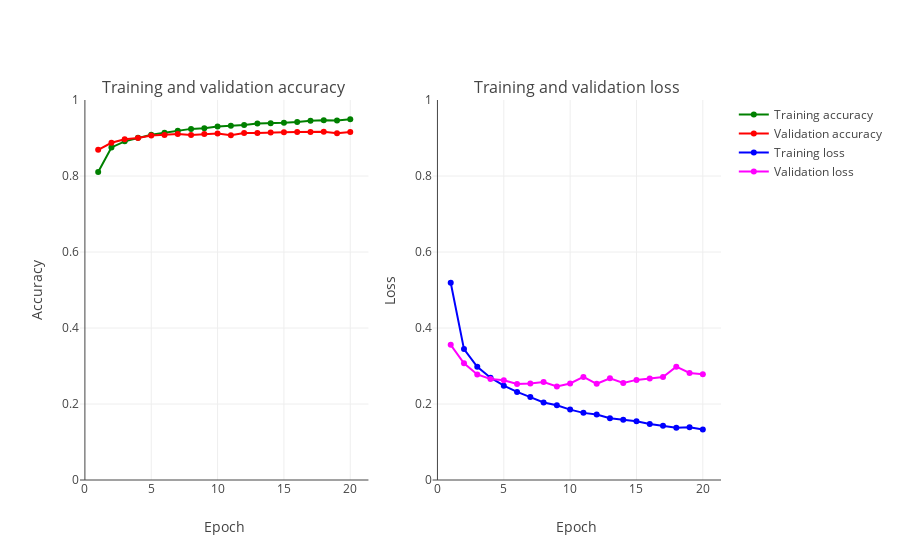

Notebook code for this chart:
### Code cell
plot_accuracy_and_loss(train_model)

### Figure 1 — Plotly figure (JSON) as saved in the notebook; plotly's stock layout.template omitted (floating-point values rounded to 4 significant figures)
{"data": [{"marker": {"color": "Green"}, "mode": "markers+lines", "name": "Training accuracy", "text": ["1", "2", "3", "4", "5", "6", "7", "8", "9", "10", "11", "12", "13", "14", "15", "16", "17", "18", "19", "20"], "type": "scatter", "uid": "cf89190f-cfc0-4e1c-bdea-c0e9323b4d45", "x": [1, 2, 3, 4, 5, 6, 7, 8, 9, 10, 11, 12, 13, 14, 15, 16, 17, 18, 19, 20], "xaxis": "x", "y": [0.8103, 0.8751, 0.8912, 0.9006, 0.9085, 0.9137, 0.919, 0.924, 0.9257, 0.9303, 0.9323, 0.9343, 0.9384, 0.939, 0.9402, 0.9424, 0.9457, 0.9466, 0.9463, 0.9491], "yaxis": "y"}, {"marker": {"color": "Red"}, "mode": "markers+lines", "name": "Validation accuracy", "text": ["1", "2", "3", "4", "5", "6", "7", "8", "9", "10", "11", "12", "13", "14", "15", "16", "17", "18", "19", "20"], "type": "scatter", "uid": "1df7e850-4745-47be-a397-ee5dd404d86e", "x": [1, 2, 3, 4, 5, 6, 7, 8, 9, 10, 11, 12, 13, 14, 15, 16, 17, 18, 19, 20], "xaxis": "x", "y": [0.8688, 0.8874, 0.8969, 0.9001, 0.9064, 0.9078, 0.9104, 0.908, 0.9107, 0.9116, 0.9074, 0.9132, 0.913, 0.9146, 0.9149, 0.9157, 0.9159, 0.9167, 0.9126, 0.9155], "yaxis": "y"}, {"marker": {"color": "Blue"}, "mode": "markers+lines", "name": "Training loss", "text": ["1", "2", "3", "4", "5", "6", "7", "8", "9", "10", "11", "12", "13", "14", "15", "16", "17", "18", "19", "20"], "type": "scatter", "uid": "ad0adf1b-8bf6-4186-8473-433086ab98a7", "x": [1, 2, 3, 4, 5, 6, 7, 8, 9, 10, 11, 12, 13, 14, 15, 16, 17, 18, 19, 20], "xaxis": "x2", "y": [0.519, 0.3445, 0.2979, 0.2693, 0.2482, 0.2319, 0.2181, 0.2041, 0.1968, 0.1853, 0.1767, 0.1722, 0.1627, 0.1587, 0.1544, 0.1475, 0.1426, 0.1378, 0.1389, 0.133], "yaxis": "y2"}, {"marker": {"color": "Magenta"}, "mode": "markers+lines", "name": "Validation loss", "text": ["1", "2", "3", "4", "5", "6", "7", "8", "9", "10", "11", "12", "13", "14", "15", "16", "17", "18", "19", "20"], "type": "scatter", "uid": "ba6a0d87-bb8e-46c7-a974-31a4756d9caf", "x": [1, 2, 3, 4, 5, 6, 7, 8, 9, 10, 11, 12, 13, 14, 15, 16, 17, 18, 19, 20], "xaxis": "x2", "y": [0.3558, 0.3071, 0.2777, 0.2658, 0.2624, 0.2526, 0.254, 0.2576, 0.2461, 0.254, 0.2712, 0.2532, 0.2676, 0.2551, 0.2634, 0.267, 0.2709, 0.2982, 0.2816, 0.2783], "yaxis": "y2"}], "layout": {"annotations": [{"font": {"size": 16}, "showarrow": false, "text": "Training and validation accuracy", "x": 0.225, "xanchor": "center", "xref": "paper", "y": 1, "yanchor": "bottom", "yref": "paper"}, {"font": {"size": 16}, "showarrow": false, "text": "Training and validation loss", "x": 0.775, "xanchor": "center", "xref": "paper", "y": 1, "yanchor": "bottom", "yref": "paper"}], "xaxis": {"anchor": "y", "domain": [0, 0.45], "title": {"text": "Epoch"}}, "xaxis2": {"anchor": "y2", "domain": [0.55, 1], "title": {"text": "Epoch"}}, "yaxis": {"anchor": "x", "domain": [0, 1], "range": [0, 1], "title": {"text": "Accuracy"}}, "yaxis2": {"anchor": "x2", "domain": [0, 1], "range": [0, 1], "title": {"text": "Loss"}}}}
